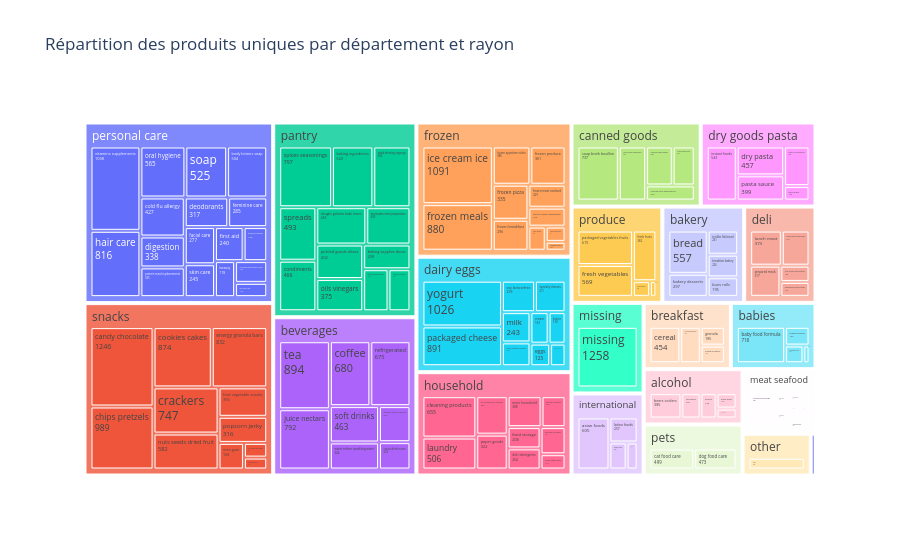

Notebook source saved alongside this figure:
### Code cell
fig = px.treemap(
    products_full,
    path=["department", "aisle"],
    title="Répartition des produits uniques par département et rayon",
)

fig.update_traces(textinfo="label+value")
fig.show()

### Figure 1 — Plotly figure (JSON) as saved in the notebook; plotly's stock layout.template omitted (floating-point values rounded to 4 significant figures; data arrays with more than 128 entries replaced by an {"elided": "..."} marker saying what was removed)
{"data": [{"branchvalues": "total", "domain": {"x": [0, 1], "y": [0, 1]}, "hovertemplate": "labels=%{label}<br>count=%{value}<br>parent=%{parent}<br>id=%{id}<extra></extra>", "ids": {"elided": "155 str values"}, "labels": {"elided": "155 str values"}, "name": "", "parents": {"elided": "155 str values"}, "textinfo": "label+value", "type": "treemap", "values": {"elided": "155 int values"}}], "layout": {"legend": {"tracegroupgap": 0}, "title": {"text": "Répartition des produits uniques par département et rayon"}}}
